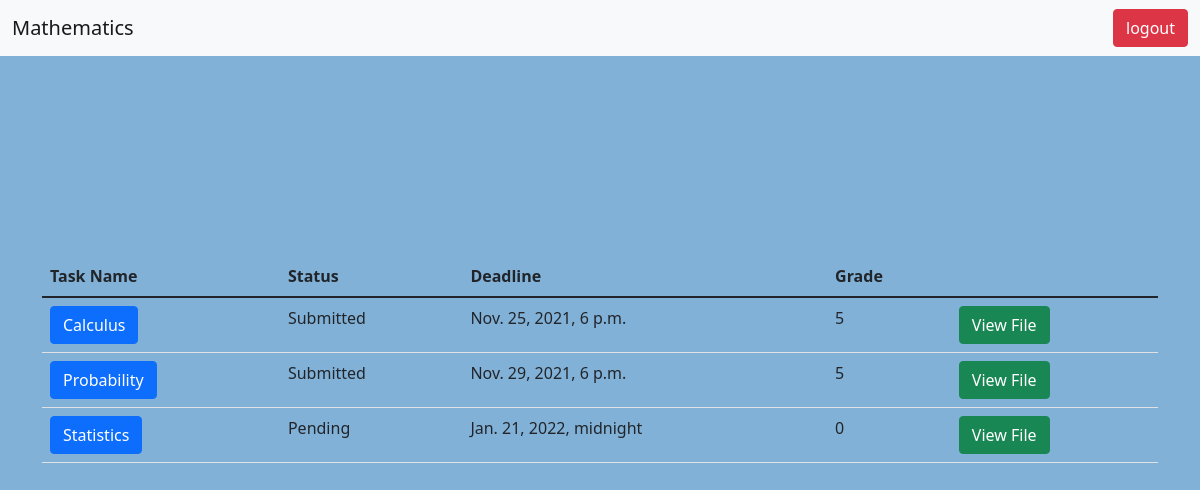
The page /usertasks/1 (signed in) on the database as committed earlier.
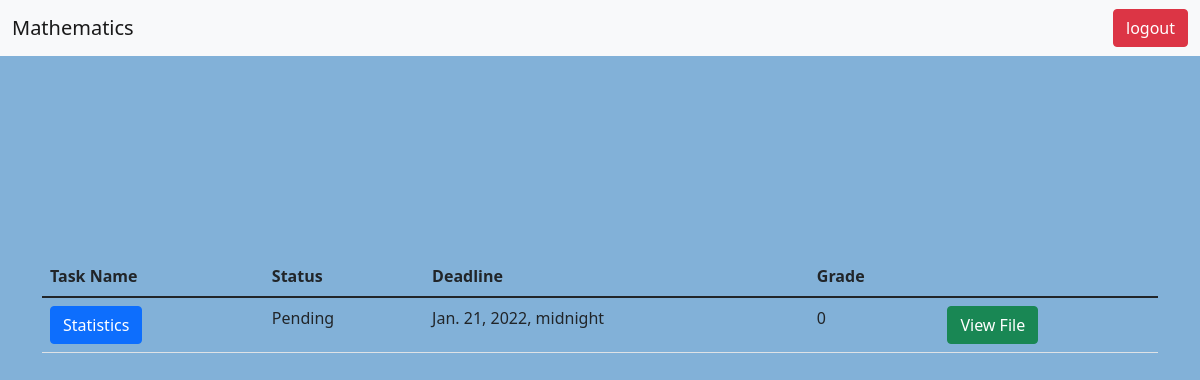
The same page on the database as committed later.
### csia_app/models.py (models this page shows, shortened)
class Task(models.Model):
     name = models.CharField(max_length=100)
     description = models.TextField()
     deadline = models.DateTimeField()
     status = models.ForeignKey(TaskStatus, on_delete=models.CASCADE)
     student = models.ForeignKey(Student, on_delete=models.CASCADE)
     subject = models.ForeignKey(Subject, on_delete=models.CASCADE)
     file = models.FileField(upload_to= "static/", null=True, blank=True)
     grade = models.IntegerField(null=True)

class TaskStatus(models.Model):
    status = models.CharField(max_length=10)
    def __str__(self):
        return f"{self.status}"

### csia_app/views.py (the view)
# urls.py: path('usertasks/<int:subject_id>', usertasksview, name = "usertasks"),
def usertasksview(request, subject_id):
    subject = get_object_or_404(Subject, pk = subject_id)
    student = Student.objects.get(user=request.user)
    tasks = Task.objects.filter(subject = subject, student = student)
    context = {
        "subject": subject, "tasks": tasks
    }
    return render(request, "usertasks.html", context)

### csia_app/templates/usertasks.html (shortened to what this page needs)
{% extends 'base.html' %}
{% block content %}
<nav class="navbar navbar-light bg-light">
  <div class="container-fluid">
    <a class="navbar-brand">{{subject.name}}</a>
    <a class="btn btn-danger" href="/userlogout/">logout</a>
  </div>
</nav>
<div style = "background-color: #82B1D8;height: 100vh; padding-top: 200px; " >
    <div class = "container">
         <table class="table">
          <thead>
            <tr>
              <th scope="col">Task Name</th>
              <th scope="col">Status</th>
              <th scope="col">Deadline</th>
              <th scope="col">Grade</th>
            </tr>
          </thead>
          <tbody>
              {% for task in tasks %}
               <tr>
                  <th scope="row">
                      <button type="button" class="btn btn-primary" data-bs-toggle="modal" data-bs-target="#taskModal{{task.id}}">
      {{task.name}}
    </button></th>
                  <td>{{task.status}}</td>
                  <td>{{task.deadline}}</td>
                  <td>{{task.grade}}</td>
                  <td> <a class = "btn btn-success" href="/media/{{task.file}}" target="_blank">
                      View File
                  </a>
                  </td>
                </tr>
              {% endfor %}
          </tbody>
        </table>
    </div>
</div>
{% endblock%}

Rows that differ between the two databases and show on the page:
removed Task: name "Calculus", status "Submitted", deadline "Nov. 25, 2021, 6 p.m.", grade "5"
removed Task: name "Probability", status "Submitted", deadline "Nov. 29, 2021, 6 p.m.", grade "5"
